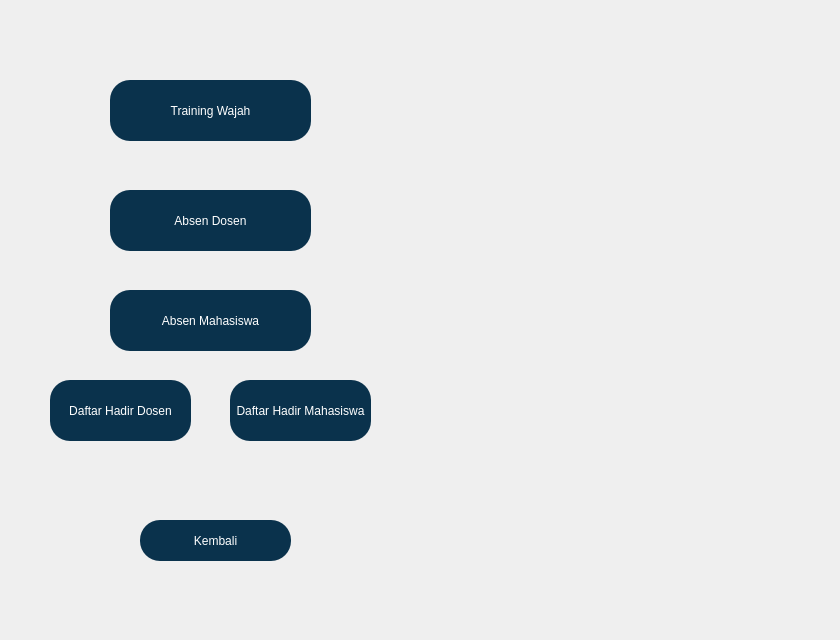
   <widget class="QWidget" name="tab_2">
    <attribute name="title">
     <string>Halaman Utama</string>
    </attribute>
    <widget class="QLabel" name="label_5">
     <property name="geometry">
      <rect>
       <x>0</x>
       <y>0</y>
       <width>831</width>
       <height>631</height>
      </rect>
     </property>
     <property name="text">
      <string/>
     </property>
     <property name="pixmap">
      <pixmap>Reports.png</pixmap>
     </property>
     <property name="scaledContents">
      <bool>true</bool>
     </property>
     <property name="alignment">
      <set>Qt::AlignCenter</set>
     </property>
     <property name="wordWrap">
      <bool>true</bool>
     </property>
    </widget>
    <widget class="QPushButton" name="TRAINLINK1">
     <property name="geometry">
      <rect>
       <x>110</x>
       <y>80</y>
       <width>201</width>
       <height>61</height>
      </rect>
     </property>
     <property name="styleSheet">
      <string notr="true">QPushButton#TRAINLINK1 {
	font: 75 10pt &quot;Times New Roman&quot;;
	background-color: rgb(10, 50, 76);
	border-radius:20px;
	border-bottom: rgba(0,0,0,100);
	color: rgb(255, 255, 255);
}

QPushButton#TRAINLINK1:hover {
	background-color: rgb(10, 60, 76);

}
</string>
     </property>
     <property name="text">
      <string>Training Wajah</string>
     </property>
    </widget>
    <widget class="QPushButton" name="ATTLINK1">
     <property name="geometry">
      <rect>
       <x>110</x>
       <y>190</y>
       <width>201</width>
       <height>61</height>
      </rect>
     </property>
     <property name="styleSheet">
      <string notr="true">QPushButton#ATTLINK1 {
	font: 75 10pt &quot;Times New Roman&quot;;
	background-color: rgb(10, 50, 76);
	border-radius:20px;
	border-bottom: rgba(0,0,0,100);
	color: rgb(255, 255, 255);
}

QPushButton#ATTLINK1:hover {
	background-color: rgb(10, 60, 76);

}
</string>
     </property>
     <property name="text">
      <string>Absen Dosen</string>
     </property>
    </widget>
    <widget class="QPushButton" name="REPORTSLINK1">
     <property name="geometry">
      <rect>
       <x>50</x>
       <y>380</y>
       <width>141</width>
       <height>61</height>
      </rect>
     </property>
     <property name="styleSheet">
      <string notr="true">QPushButton#REPORTSLINK1 {
	font: 75 10pt &quot;Times New Roman&quot;;
	background-color: rgb(10, 50, 76);
	border-radius:20px;
	border-bottom: rgba(0,0,0,100);
	color: rgb(255, 255, 255);
}

QPushButton#REPORTSLINK1:hover {
	background-color: rgb(10, 60, 76);

}
</string>
     </property>
     <property name="text">
      <string>Daftar Hadir Dosen</string>
     </property>
    </widget>
    <widget class="QPushButton" name="LOGOUTBUTTON">
     <property name="geometry">
      <rect>
       <x>140</x>
       <y>520</y>
       <width>151</width>
       <height>41</height>
      </rect>
     </property>
     <property name="styleSheet">
      <string notr="true">QPushButton#LOGOUTBUTTON {
	font: 75 10pt &quot;Times New Roman&quot;;
	background-color: rgb(10, 50, 76);
	border-radius:20px;
	border-bottom: rgba(0,0,0,100);
	color: rgb(255, 255, 255);
}

QPushButton#LOGOUTBUTTON:hover {
	background-color: rgb(10, 60, 76);

}
</string>
     </property>
     <property name="text">
      <string>Kembali</string>
     </property>
    </widget>
    <widget class="QPushButton" name="ATTLINK2">
     <property name="geometry">
      <rect>
       <x>110</x>
       <y>290</y>
       <width>201</width>
       <height>61</height>
      </rect>
     </property>
     <property name="styleSheet">
      <string notr="true">QPushButton#ATTLINK2 {
	font: 75 10pt &quot;Times New Roman&quot;;
	background-color: rgb(10, 50, 76);
	border-radius:20px;
	border-bottom: rgba(0,0,0,100);
	color: rgb(255, 255, 255);
}

QPushButton#ATTLINK2:hover {
	background-color: rgb(10, 60, 76);

}
</string>
     </property>
     <property name="text">
      <string>Absen Mahasiswa</string>
     </property>
    </widget>
    <widget class="QPushButton" name="REPORTSLINK2">
     <property name="geometry">
      <rect>
       <x>230</x>
       <y>380</y>
       <width>141</width>
       <height>61</height>
      </rect>
     </property>
     <property name="styleSheet">
      <string notr="true">QPushButton#REPORTSLINK2 {
	font: 75 10pt &quot;Times New Roman&quot;;
	background-color: rgb(10, 50, 76);
	border-radius:20px;
	border-bottom: rgba(0,0,0,100);
	color: rgb(255, 255, 255);
}

QPushButton#REPORTSLINK2:hover {
	background-color: rgb(10, 60, 76);

}
</string>
     </property>
     <property name="text">
      <string>Daftar Hadir Mahasiswa</string>
     </property>
    </widget>
   </widget>
